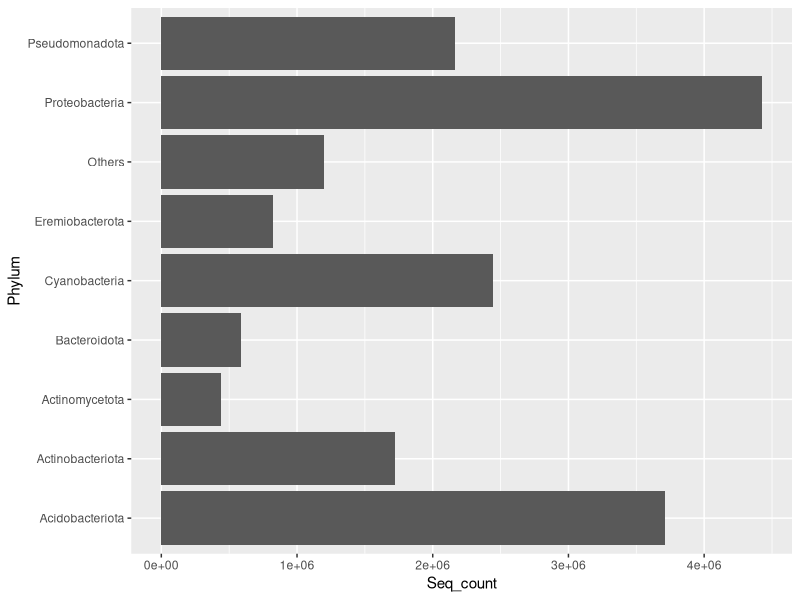
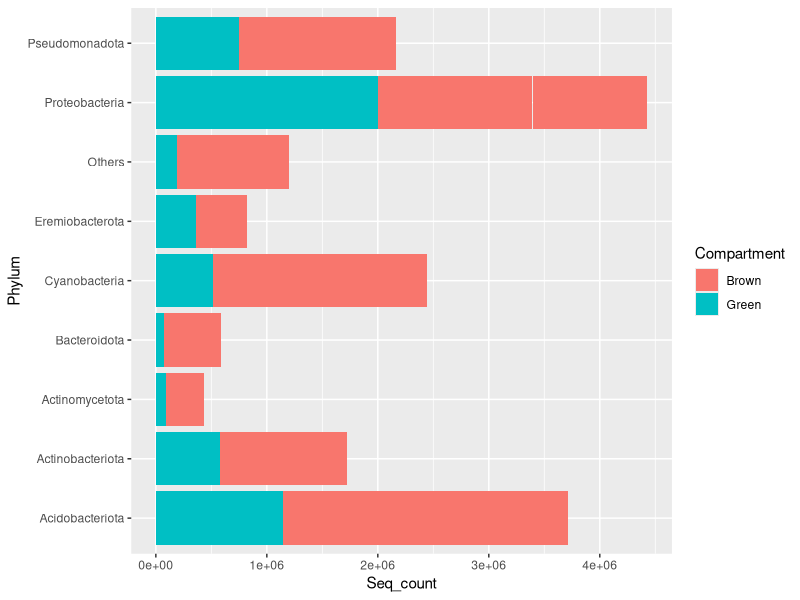
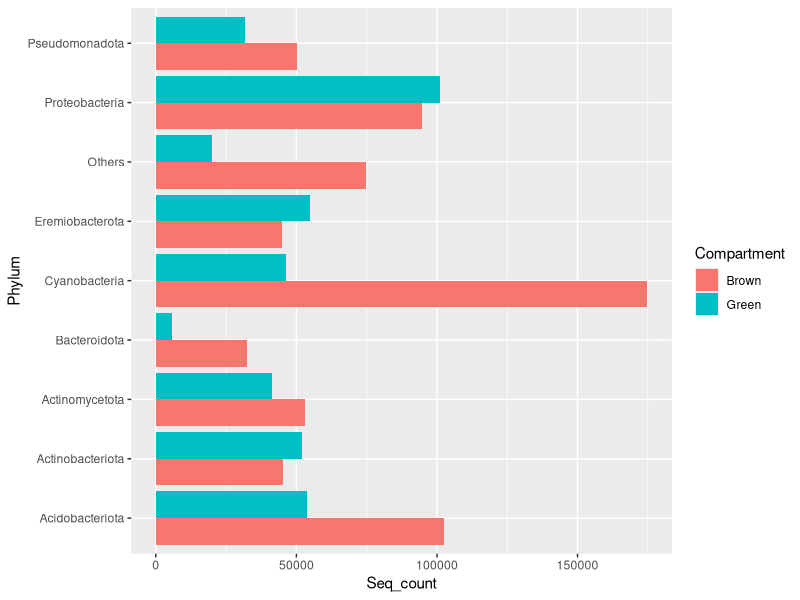
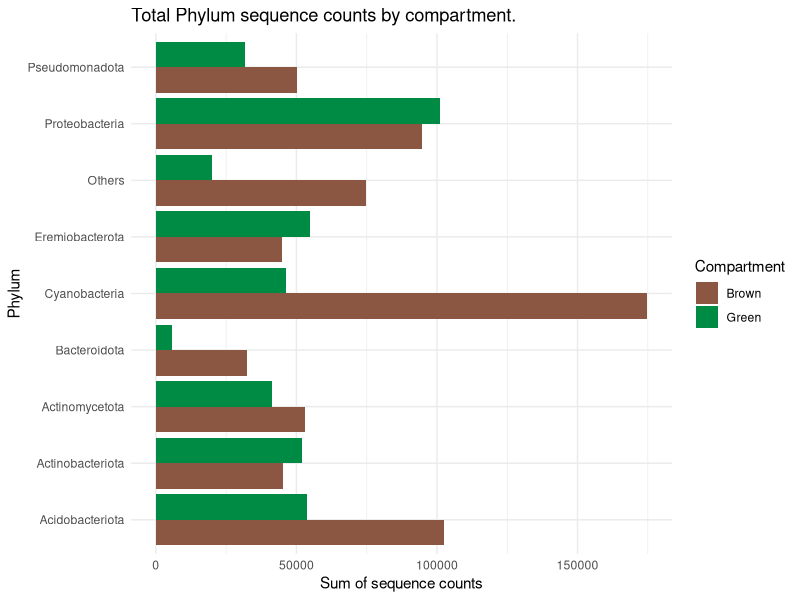
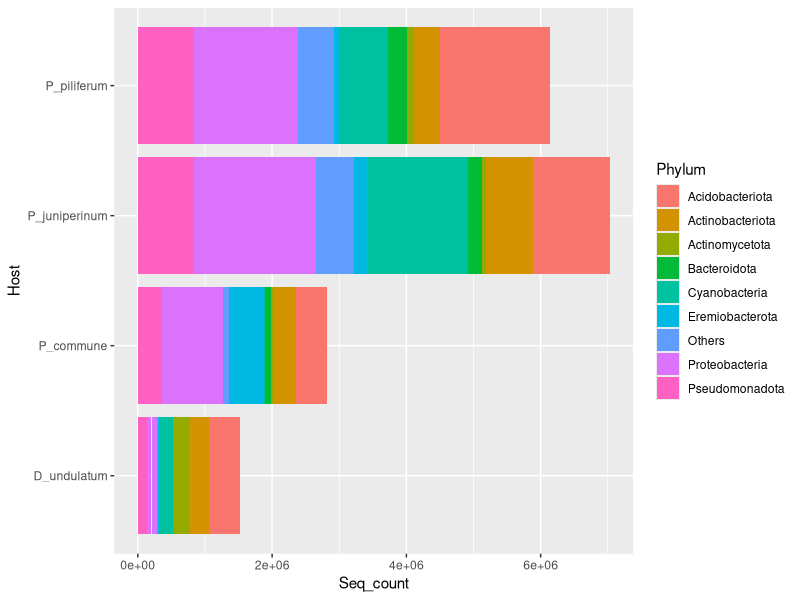
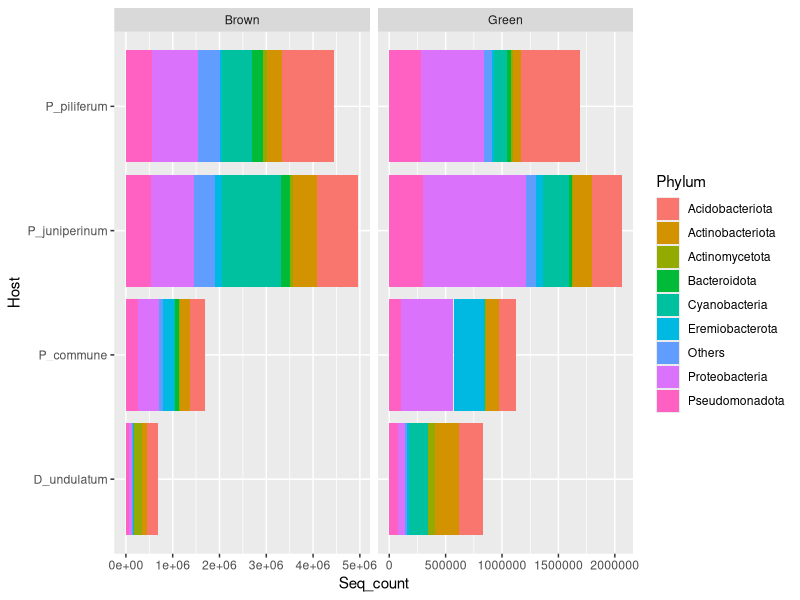
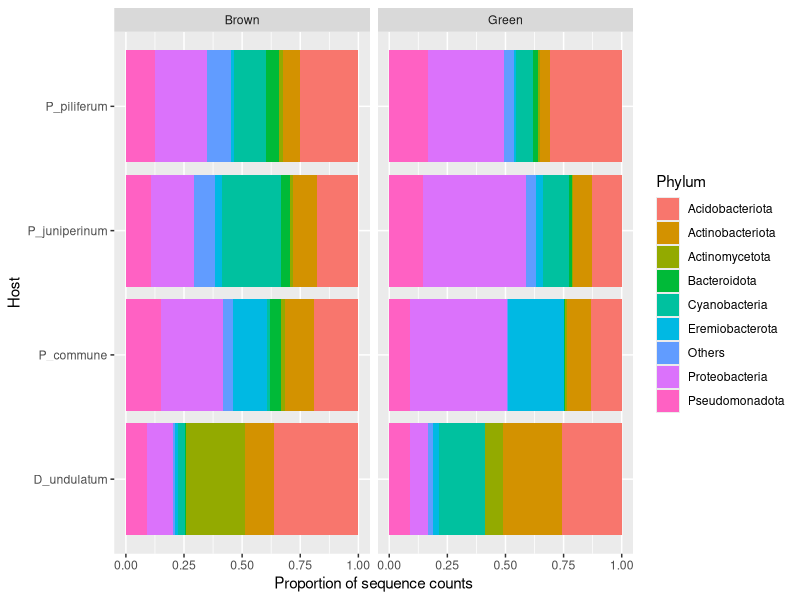

Recreate these plots in R, in order.
## ---- chunk 1
library(tidyverse)
## ---- chunk 2
# Import the data file
seq_count <- read.delim("sequence_counts.tsv") # by default, read.delim assumes the file has a header, and that it is separated by tabulations ("\t")
head(seq_count)
# How many samples do we have by group and compartment ?
seq_count %>% 
  select(Sample, Host, Compartment) %>% # ignore the seq_count and Phylum columns
  unique %>% # Keep one line per unique combinations of these variables
  dplyr::summarise(n = n(), # count the number of samples for each
                   .by = c('Host', 'Compartment'))
## ---- chunk 3
str(seq_count)
## ---- chunk 4
seq_count <- seq_count %>% 
  # the mutate() function modifies the values of a variable
  mutate(across(where(is.character), as.factor))

# Make sure the factors are as expected
str(seq_count)
## ---- chunk 5
ggplot(seq_count, aes(x = Seq_count, y = Phylum)) + 
  geom_col()
## ---- chunk 6
ggplot(seq_count, aes(x = Seq_count, y = Phylum)) + 
  geom_col(aes(fill = Compartment)) 
## ---- chunk 7
ggplot(seq_count, aes(x = Seq_count, y = Phylum)) + 
  geom_col(aes(fill = Compartment), 
           position = "dodge") # Dodge the columns, so we can read the counts
## ---- chunk 8
comp_colours <- c("lightsalmon4", "springgreen4")

ggplot(seq_count, aes(x = Seq_count, y = Phylum)) + 
  geom_col(aes(fill = Compartment), position = "dodge") + 
  scale_fill_manual(values = comp_colours) + # follows factor levels
  labs(title = "Total Phylum sequence counts by compartment.",
       x = "Sum of sequence counts") +
  theme_minimal()
## ---- chunk 9
ggplot(seq_count, aes(y = Host, x = Seq_count)) + 
  geom_bar(aes(fill = Phylum),
           stat = 'identity') # Notice:we don't use the "dodge" option, so the counts stack.
## ---- chunk 10
ggplot(seq_count, aes(y = Host, x = Seq_count)) + 
  geom_bar(aes(fill = Phylum), stat = 'identity') +
    # This is where the magic happens:
  facet_grid(cols = vars(Compartment), # Adds facets
             scales="free") # allows different x-axis scales for each facet
## ---- chunk 11
ggplot(seq_count, aes(y = Host, x = Seq_count)) + 
  geom_bar(aes(fill = Phylum), stat = 'identity', 
           position = 'fill') + # normalises total values to 1
  facet_grid(cols = vars(Compartment)) +
  xlab("Proportion of sequence counts") # not absolute values
